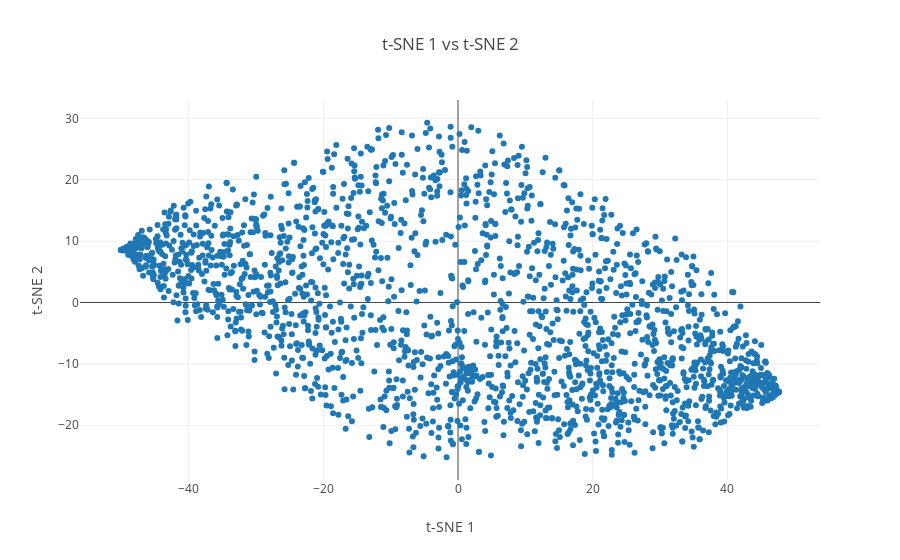

Source (notebook cell):
### Code cell
plot_words(conv_tsne_embds, 0, number_of_words, 1)

### Figure 1 — Plotly figure (JSON) as saved in the notebook; plotly's stock layout.template omitted (floating-point values rounded to 4 significant figures; data arrays with more than 128 entries replaced by an {"elided": "..."} marker saying what was removed)
{"data": [{"mode": "markers", "text": {"elided": "2000 str values"}, "type": "scatter", "uid": "b7b840af-48ad-421d-983a-ff934791a5c2", "x": {"elided": "2000 float values"}, "y": {"elided": "2000 float values"}}], "layout": {"hovermode": "closest", "title": {"text": "t-SNE 1 vs t-SNE 2"}, "xaxis": {"title": {"text": "t-SNE 1"}}, "yaxis": {"title": {"text": "t-SNE 2"}}}}
